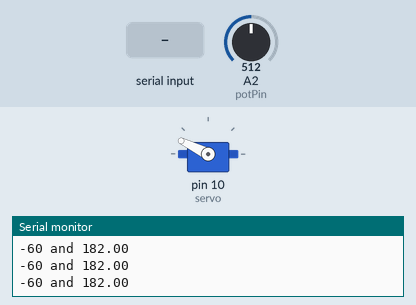
A sketch run on a simulated Arduino Uno, built with avr-gcc and run on an emulated ATmega328P. Parts: servo, the last lines printed to the serial monitor. The inputs (shaded band) are chosen by the test bench; at power-on: A2 (potPin) = 512.

Above: at 1.2 s.
1.3 s: A2 (potPin) set to 388
At 2.3 s:
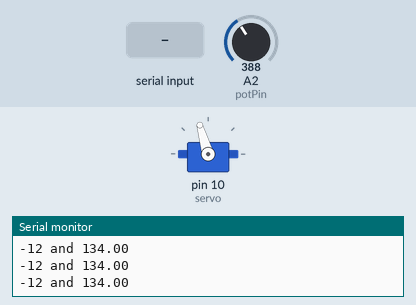
2.8 s: A2 (potPin) set to 364
At 3.9 s:
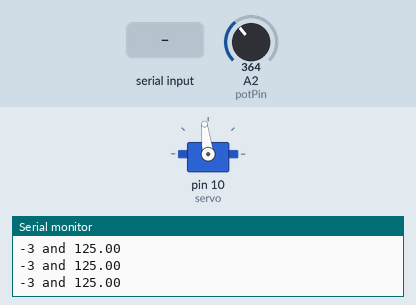
4.3 s: "5\n" received over Serial
At 4.9 s:
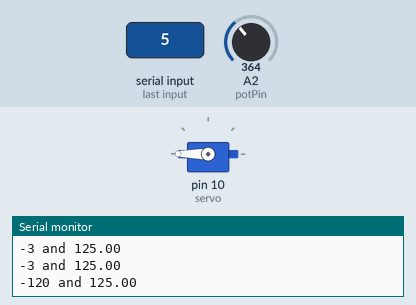
5.8 s: "90,45\n" received over Serial
At 6.6 s:
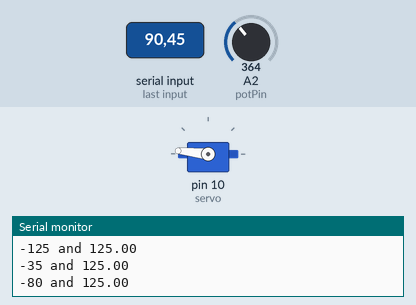
8.3 s: "200\n" received over Serial
At 9.1 s:
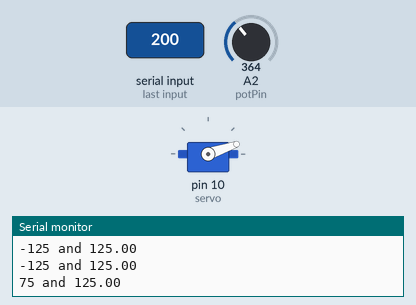
10.8 s: "30,150\n" received over Serial
At 11.6 s:
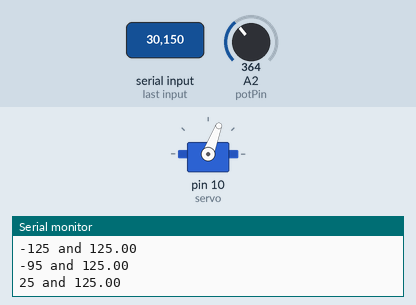
Timing chart, 0 to 13.8 s (numbered marks = the images above; inputs shaded):
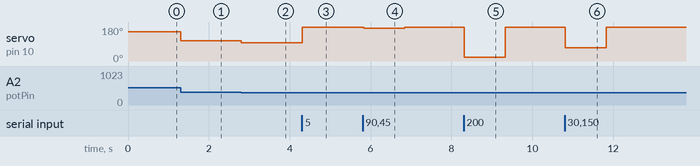

The sketch:

Potentiometer.ino
```cpp
#include <Servo.h>

int potPin = 2;    // select the input pin for the potentiometer   // select the pin for the LED
int value;
float angle;
Servo servo;
int goal = 122;
int error;
int command;

void setup() {
  servo.attach(10);
  Serial.begin (9600);
  Serial.print("test!");
  //goal = Serial.read();
}

void loop() {

  if(Serial.available()>0){
      goal = Serial.parseInt();
    }
  value = analogRead(potPin);
  angle = map(value, 40, 970, 0, 360);
  servo.write(110);
  error = goal - angle;
/*
  if() > 5){
  if((goal < 180) && (angle > 180) {
    if (360 - angle) + goal < (goal - angle) {
      servo.write(104);
    }
    else{
      servo.write(84)
    }
  }
   }*/

  if(abs(error) > 180){
    error = error - 360;
  }
  servo.write(94-error);

  /*
  if( (error > 5 && error < 180) || (error > -360 && error < -180) ){
    servo.write(84);
  }else if( (error < -5 && error > -180) || (error > 180 && error < 360) ){
    servo.write(104);
  }else{
    servo.write(94);
  }
  */

  //command = error*.3 + 90;
  //servo.write(command);
  Serial.print(error);
  Serial.print(" and ");
  Serial.println(angle);
}
```

Measured:
- after the input at 1.3 s, servo on pin 10 (servo): 154° → 106° at once
- after the input at 2.8 s, servo on pin 10 (servo): 106° → 97° at once
- after the input at 4.3 s, servo on pin 10 (servo): 97° → 180° at once
- after the input at 5.8 s, servo on pin 10 (servo): 180° → 174° at once, → 180° 1.0 s later
- after the input at 8.3 s, servo on pin 10 (servo): 180° → 19° at once, → 180° 1.0 s later
- after the input at 10.8 s, servo on pin 10 (servo): 180° → 69° at once, → 180° 1.0 s later
